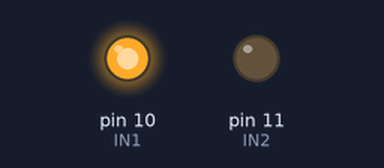
Recording of a sketch running on a simulated Arduino Uno, built with avr-gcc and run on an emulated ATmega328P. Shown: output pins drawn as LEDs (lit = HIGH).

Above: at 2.5 s.
At 6.5 s:
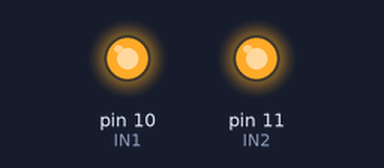
At 10.5 s:
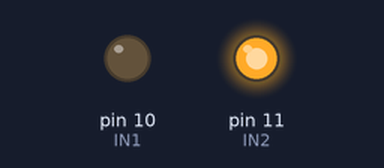
At 14.5 s:
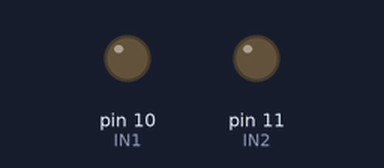
Timing chart, 0 to 20.8 s (numbered marks = the images above):
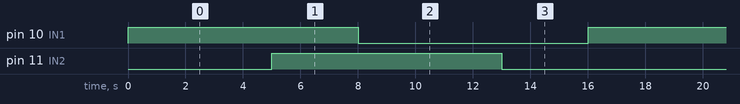

The sketch:

ex21.ino
```cpp
#define IN1 10       // 宣告馬達控制信號輸入端1
#define IN2 11       // 宣告馬達控制信號輸入端2
void setup() {
   pinMode(IN1, OUTPUT);     // 設定馬達控制腳1為輸出
   pinMode(IN2, OUTPUT);     // 設定馬達控制腳2為輸出
}
void loop() {
   digitalWrite(IN1,HIGH);     // 風扇正轉( 送風)
   digitalWrite(IN2,LOW);
   delay(5000);
   digitalWrite(IN1,HIGH);     // 風扇煞車
   digitalWrite(IN2,HIGH);
   delay(3000);
   digitalWrite(IN1,LOW);     // 風扇反轉( 吸風)
   digitalWrite(IN2,HIGH);
   delay(5000);
   digitalWrite(IN1,LOW);     // 風扇停止
   digitalWrite(IN2,LOW);
   delay(3000);
}
```

Measured:
- by itself, pin 10 (IN1), pin 11 (IN2): alternates HIGH for 8.0 s and LOW for 8.0 s
- by itself, everything shown: repeats every 16.0 s, in 4 steps
